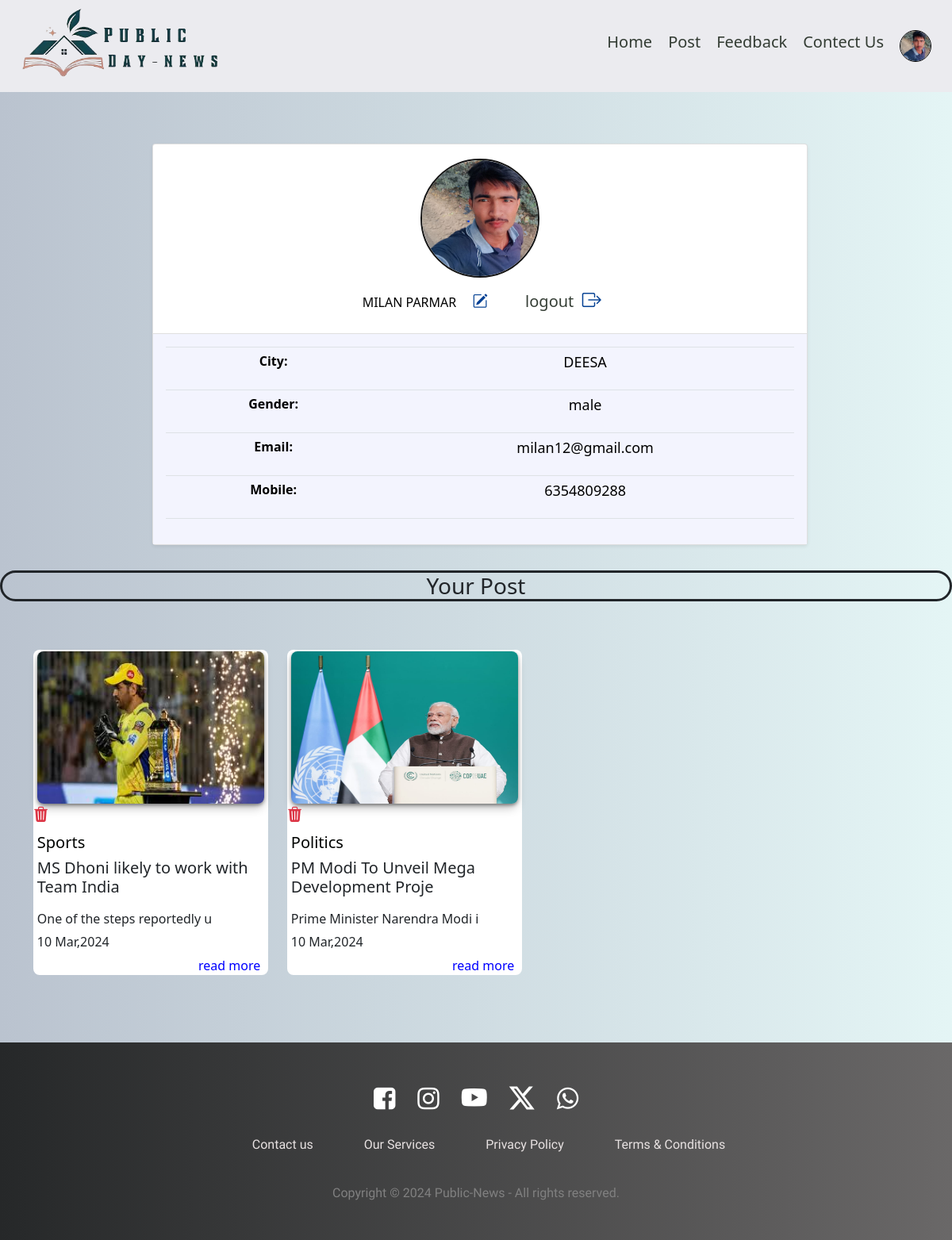
The app's page /profileuser.php (signed in) with its own data.
### tables this page shows
CREATE TABLE IF NOT EXISTS `registration` (
  `id` int(10) unsigned NOT NULL AUTO_INCREMENT,
  `name` varchar(50) NOT NULL,
  `fnum` int(5) NOT NULL,
  `fword` varchar(50) NOT NULL,
  `city` varchar(50) NOT NULL,
  `gender` varchar(8) NOT NULL,
  `mobile` varchar(50) NOT NULL,
  `email` varchar(50) NOT NULL,
  `password` text NOT NULL,
  `profile_image` text NOT NULL,
  PRIMARY KEY (`id`)
);

CREATE TABLE IF NOT EXISTS `post` (
  `post_id` int(11) NOT NULL AUTO_INCREMENT,
  `user_id` int(2) NOT NULL,
  `title` text NOT NULL,
  `description` varchar(10000) NOT NULL,
  `category` varchar(100) NOT NULL,
  `image` text NOT NULL,
  `date` varchar(11) NOT NULL,
  PRIMARY KEY (`post_id`)
);

CREATE TABLE IF NOT EXISTS `category` (
  `cat_id` int(10) NOT NULL AUTO_INCREMENT,
  `cat_name` varchar(30) NOT NULL,
  `post` int(10) NOT NULL,
  PRIMARY KEY (`cat_id`)
);

### profileuser.php (the view, shortened to what this page needs)
<!DOCTYPE html>
<html lang="en">
<head>
  <link rel='stylesheet' href='https://cdnjs.cloudflare.com/ajax/libs/twitter-bootstrap/4.1.3/css/bootstrap.min.css'>
  <link rel='stylesheet' href='https://cdnjs.cloudflare.com/ajax/libs/font-awesome/5.12.1/css/all.min.css'>
  <link href="https://cdn.jsdelivr.net/npm/bootstrap@5.0.2/dist/css/bootstrap.min.css" rel="stylesheet">
  <link rel="stylesheet" href="https://cdn.jsdelivr.net/npm/bootstrap-icons@1.11.3/font/bootstrap-icons.min.css">
  <link rel="stylesheet" href="css/profil.css">
  <link rel="stylesheet" href="css/card1.css">
</head>
<body>
<?php
  include("nav.php");
  ?>
<?php
  $a=$_SESSION["email"];
  if($a==null)
  {
header("location:login.php");
  }
  else
  {
  ?>
 <?php
  include("connection.php");
  $sp = $_SESSION['email'];
  $sql = "SELECT *FROM registration where email='$sp'";
  $gresult = mysqli_query($conn, $sql);
  if ($gresult) {
    if (mysqli_num_rows($gresult) > 0) {
      while ($row = mysqli_fetch_array($gresult)) {
        $name = $row["name"];
        $city = $row["city"];
        $gender = $row["gender"];
        $mobile = $row["mobile"];
        $email = $row["email"];
        $image = $row["profile_image"];
      }
    }
  }
  ?>
  <section>
    <div class="rt-container">
      <div class="col-rt-12">
        <div class="Scriptcontent">
          <div class="student-profile">
            <div class="container">
              <div class="row">
                <div class="col-lg-10">
                  <div class="card shadow-sm">
                    <div class="card-header bg-transparent text-center">
                      <img src=" <?php echo "Admin/USERPROFILE/" . $image ?>" class="pic">
                      <p><strong class="name"></strong><?php echo $name; ?>
                        <span  class="bbb" data-bs-toggle="modal" data-bs-target="#exampleModal"><i class="bi bi-pencil-square"></i></span>
                       &nbsp; &nbsp; &nbsp; &nbsp; <a id='as' href='logout.php'>logout &nbsp;<i class="bi bi-box-arrow-right"></i></a>
                      </p>
                    </div>
                    <div class="card-body">
                      <table class="table">
                        <tr width="10px">
                          <th>
                            <p class="mb-10">
                              <strong class="pr-1">City:</strong>
                          </th>
                          <td class="bold"><?php echo $city; ?></p>
                          </td>
                        </tr>
                        <tr>
                          <th>
                            <p class="mb-10">
                              <strong class="pr-1">Gender:</strong>
                          </th>
                          <td class="bold"><?php echo $gender; ?></p>
                          </td>
                        </tr>
                        <tr>
                          <th>
                            <p class="mb-10">
                              <strong class="pr-1">Email:</strong>
                          </th>
                          <td class="bold"><?php echo $email; ?></p>
                          </td>
                        </tr>
                        <tr>
                          <th>
                            <p class="mb-10">
                              <strong class="pr-1">Mobile:</strong>
                          </th>
                          <td class="bold"><?php echo $mobile; ?></p>
                          </td>
                        </tr>
                        </table>
                     </div></div>
                </div></div>
            </div></div>
      </div></div>
      </div>
  </section>
  <?php
  }
  ?>
 <h3 class="hhh">Your Post</h3>
    <div class="container py-5">
    <div class="row md-4">
      <?php
      include("connection.php");
      $user_id=$_SESSION['user_id'];
      $query="SELECT * FROM post LEFT JOIN category ON post.category=category.cat_id
      WHERE user_id=$user_id";
      $res=mysqli_query($conn,$query);
      $post=mysqli_num_rows($res)>0;
  if($post)
      {
        while($row=mysqli_fetch_assoc($res))
        {
          ?>
 <div class=" col-sm-6 col-md-4 col-lg-3"style="width:20rem;height:27rem;">
          <div class="card" id="dj">
            <img class="pro" src="Admin/PIMAGE/<?php echo $row['image'];?>" style="width:17.9rem;height:12rem;margin-left:0.3rem;margin-top:0.1rem;"/>
  <a href="delete.php?post_id=<?php echo $row['post_id']; ?>&cat_id=<?php echo $row['category']; ?>"><i class="bi bi-trash3-fill text-danger"></i></a>
            <h5 class="card-category"><?php echo $row['cat_name'];?></h5>
           <div class="card-title">
             <?php
               $title=$row['title'];
             $lent=strlen($title);
           if($lent)
           {
               $ti=substr($title,0,40);
  ?>
<h5><?php
             echo"$ti";
?></h5>
               ?></div>
            <div class="card-desc">
             <?php
               $des=$row['description'];
             $lent=strlen($des);
           if($lent)
           {
               $sub=substr($des,0,30);
               echo"$sub";
               ?>
               </div>
                <h6 class="card-date"><?php echo $row['date'];?></h6>
               <form action="row.php" method="POST">
               <a href="row.php?post_id=<?php echo $row['post_id']; ?>"id="ie">read more</a>
           </form>
               <?php
           }
           else
           {
               echo "$sub";
           }
           ?>
</div></div>
          <?php
        }
      }
    }
      else{
        echo"<script>";
      }
     ?>
 </div>
      </div>
</body>
</html>
<?php
  include("footer.php");
  ?>

### nav.php (shortened to what this page needs)
<!DOCTYPE html>
<html lang="en">
<head>
  <link href="https://cdn.jsdelivr.net/npm/bootstrap@5.0.2/dist/css/bootstrap.min.css" rel="stylesheet">
    <link rel="stylesheet" href="css/nave.css">
</head>
<body>
<nav class="navbar navbar-expand-lg navbar-light bg-light">
                 <h6 class="navbar-brand" href="#">
          <img src="IMG/l1.png"class="image"></h6>
        <div class="collapse navbar-collapse" id="navbarNavAltMarkup">
          <div class="navbar-nav ms-auto mb-2 mb-lg-0">
            <a id="as" href="index.php">Home</a>
            <a id="as" href="post.php">Post</a>
            <a id="as" href="feedback.php">Feedback</a>
            <a id="as" href="contect.php">Contect Us </a>
            <a id="as" href="profileuser.php">
            <?php
 include("connection.php");
 if(isset($_SESSION['email'])){
 $email=$_SESSION['email'];
 $sql = "SELECT *FROM registration where email='$email'";
 $gresult = mysqli_query($conn, $sql);
 if ($gresult) {
   if (mysqli_num_rows($gresult) > 0) {
     while ($row = mysqli_fetch_array($gresult)) {
       ?>
 <img src="Admin/USERPROFILE/<?php echo $row['profile_image']; ?>" class="jb" >
 <?php
 }
   }
 }
 }
 ?>
            </a>
                 </div>
        </div>
      </nav>
    </body>
</html>

### css/profil.css (style rules this page uses)
body { background: -webkit-linear-gradient(to right, #cfd6d9, #67B26F); background: linear-gradient(to right, #bac3cf, #e4f5f5fd); font-family: 'Lato', sans-serif; color: #000; }
.student-profile .card p { font-size: 16px; color: #000; }
.student-profile .table th, .student-profile .table td { font-size: 18px; font: bold; padding: 5px 10px; color: #000; }
.pr-1 { padding-left:10px; border-radius: 100px; }
.card-body { padding:0.1% 5% 0% 5%; width: 100%; background-color:#f3f4fe; }
.table { align-items: center; text-align: center; border-radius: 0rem; }
.rt-container { margin-left: 15%; margin-top: 5%; }
.bg-transparent { background-color:#a8a9b3; }
.name { padding: 0.1rem; padding-left: 0.8rem; }
.bbb { margin-left:1rem; }
.bi { color: rgb(4, 64, 147); font-size:larger; }
.pic { width: 150px; height: 150px; object-fit: cover; margin: 10px auto; border: 2px solid #141414; border-radius: 50%; }
.bold { font: bold; }

### css/card1.css (style rules this page uses)
.pro { width: 100%; max-height: 290PX; min-height: 100PX; margin: 0px; margin-top: 0%; border-radius: 0.5rem; box-shadow: rgba(0, 0, 0, 0.4) 0px 2px 4px, rgba(0, 0, 0, 0.3) 0px 7px 13px -3px, rgba(0, 0, 0, 0.2) 0px -3px 0px inset; }
img, svg { vertical-align: middle; }
.card { margin: 5PX 0PX 0PX 0PX ; }
.card-title { text-align:start; margin-left: 0.3rem; }
.hhh { margin-top:2rem; text-align: center; border: solid; position: relative; border-radius: 10rem; }
.card-category { margin-top:0.5rem; color: rgb(0, 3, 1); align-items: start; margin-left: 0.3rem; }
.card-date { text-align:start; margin-top: 0.5rem; margin-left: 0.3rem; }
#ie { color: blue; align-items:end; margin-left: 13rem; text-decoration: none; }
#dj { border: 0px solid black; border-radius:0.5rem ; }
.card-desc { margin-left: 0.3rem; }

### css/nave.css (style rules this page uses)
.image { width: 60%; }
.bg-light { background-color:rgb(235 235 239)!important; }
.ms-auto { margin-left: auto!important; }
.navbar { position: relative; display: flex; flex-wrap: wrap; align-items: center; justify-content: space-between; padding-top: 0.1PX; padding-bottom:0px; }
#as { color:rgba(25, 35, 25, 0.879); font-size: 20px; text-decoration: none; padding: 10px; }

### css/footer1.css (style rules this page uses)
body { margin: 0; overflow-x:hidden; }

### nav.php (style rules this page uses)
.jb { border:1px solid black; height:40px; width:40px; border-radius: 5rem; }

### records on screen
registration: profile_image (picture), name "MILAN PARMAR", city "DEESA", gender "male", email "milan12@gmail.com", mobile "6354809288"
post: image (picture), category.cat_name "Sports", title "MS Dhoni likely to work with Team India", description "One of the steps reportedly u", date "10 Mar,2024"
post: image (picture), category.cat_name "Politics", title "PM Modi To Unveil Mega Development Proje", description "Prime Minister Narendra Modi i", date "10 Mar,2024"
